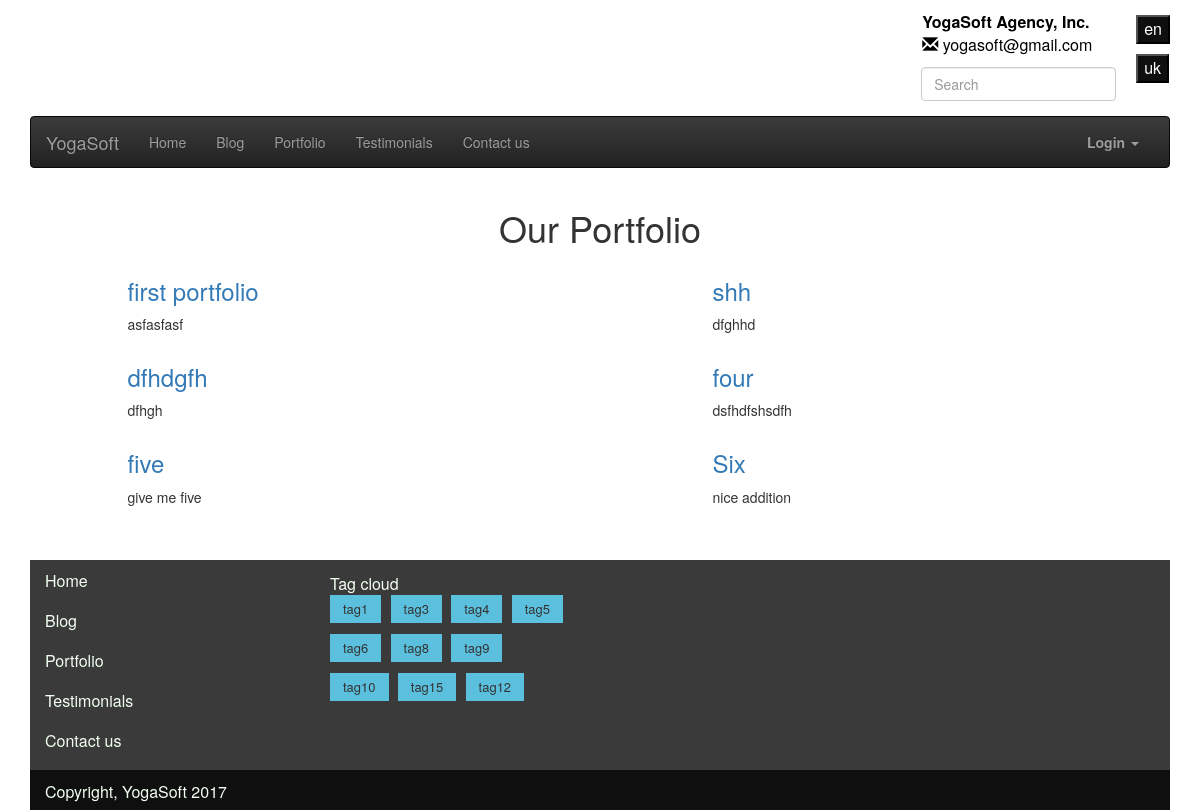
Screenshot of /app/portfolio/ with the database file from the repository.
### app/models.py (models this page shows, shortened)
class PortfolioContent(models.Model):
    name = models.CharField(unique=True, max_length=250)
    description = models.TextField()
    tags = models.ManyToManyField(Tag)
    technologies = models.CharField(max_length=250)
    link = models.CharField(max_length=250, blank=True)
    client = models.CharField(max_length=250, blank=True)

class Tag(models.Model):
    name = models.CharField(max_length=50)
    def __str__(self):
        return self.name

### app/views.py (the view)
class PortfolioListView(ListView):
    template_name = 'app/portfolio.html'
    def get_queryset(self):
        return PortfolioContent.objects.all()

### app/templatetags/popular_tags.py (called while the page is built)
@register.inclusion_tag('app/tagcloud.html')
def popular_tags():
    context = list(Tag.objects.all())
    return {'tags': context}

### app/templates/app/portfolio.html (shortened to what this page needs)
{% extends 'base.html' %}
{% load i18n %}{% load static %}
{% block content %}
    <div class="container-fluid divparent"><h1>Our Portfolio </h1></div>
        <div class="row">
            {% if portfoliocontent_list %}
                {% for item in portfoliocontent_list %}
                    <div class="col-lg-5 col-lg-offset-1 col-md-6 portfolio-item maxwidth">
                        <div>
                        <h3>
                            <a href="#">{{ item.name }}</a>
                        </h3>
                        <p>{{ item.description }}</p>
                        </div>
                    </div>
                    {% if forloop.counter|divisibleby:2 %}
                        </div>
                        <div class="row">
                    {% endif %}
                {% endfor %}
            {% else %}
                <strong>There is no objects inside portfolio.</strong>
                </div>
            {% endif %}
{%  endblock  %}

### app/templates/app/tagcloud.html
<ul>
    {% for i in tags %}
        <li><a href="{% url 'app:blog_list_view_tag' tag=i %}">{{ i }}</a></li>
    {% endfor %}
</ul>

### app/static/css/styles.css (style rules this page uses)
html, body { height: 100%; }
.divparent { display: flex; justify-content: space-between; }
.tagcloud ul { margin: 0; padding: 0; list-style: none; }
.tagcloud ul li { display: inline-block; margin: 0 .3em .3em 0; padding: 0; }
.tagcloud ul li a { display: inline-block; max-width: 100px; height: 28px; line-height: 28px; padding: 0 1em; background-color: #5bc0de; white-space: nowrap; text-overflow: ellipsis; overflow: hidden; color: #333; font-size: 13px; text-decoration: none; -webkit-transition: .2s; transition: .2s; }
.maxwidth { max-width: 700px; }

### rows the page displays
PortfolioContent: name "first portfolio", description "asfasfasf"
PortfolioContent: name "shh", description "dfghhd"
PortfolioContent: name "dfhdgfh", description "dfhgh"
PortfolioContent: name "four", description "dsfhdfshsdfh"
PortfolioContent: name "five", description "give me five"
PortfolioContent: name "Six", description "nice addition"
Tag: name "tag1"
Tag: name "tag3"
Tag: name "tag4"
Tag: name "tag5"
Tag: name "tag6"
Tag: name "tag8"
Tag: name "tag9"
Tag: name "tag10"
Tag: name "tag15"
Tag: name "tag12"
